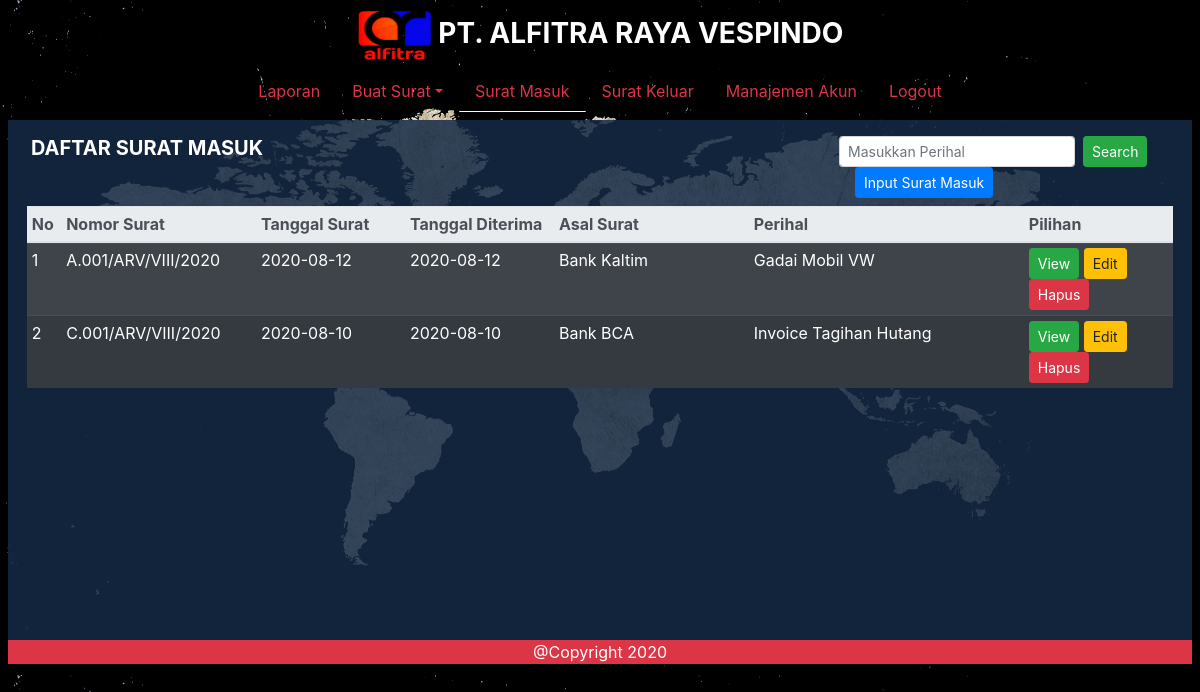
Screenshot of /index.php?menu=SuratMasukAdmin (signed in) with the database file from the repository.
### tables this page shows
CREATE TABLE `surat_masuk` (
  `no_surat` varchar(30) NOT NULL,
  `tgl_surat` date NOT NULL,
  `tgl_diterima` date NOT NULL,
  `perihal` varchar(50) NOT NULL,
  `sifat` varchar(50) NOT NULL,
  `kd_instansi` varchar(50) DEFAULT NULL,
  `file` varchar(50) NOT NULL
);

CREATE TABLE `instansi` (
  `kd_instansi` varchar(50) NOT NULL,
  `nm_instansi` varchar(50) NOT NULL,
  `alamat` varchar(50) NOT NULL,
  `pic` varchar(50) NOT NULL
);

### controller/Antarmuka.php (called while the page is built, shortened)
<?php
include_once "controller/ManajemenSuratMasuk.php";
class Antarmuka{
    public function menuSuratMasukAdmin(){
        include_once "view/MenuSuratMasukAdmin.php";
    }
}
?>

### controller/ManajemenSuratMasuk.php (called while the page is built, shortened)
<?php
include_once "model/SuratMasuk.php";
class ManajemenSuratMasuk{
    public function melihatSuratMasuk($search){
        $sum = new SuratMasuk();
        $data = $sum->queryMelihatSuratMasuk($search);
        include_once "view/DataSuratMasuk.php";
    }
}
?>

### model/KoneksiDb.php (called while the page is built, shortened)
<?php
class KoneksiDb{
    private $host = "localhost";
    private $username = "root";
    private $password = "";
    private $db = "db_surat";
    private function open(){
       return $connect = new mysqli($this->host, $this->username, $this->password, $this->db);
    }
    public function execute($query){
        return $this->open()->query($query);
    }
}
?>

### model/SuratMasuk.php (called while the page is built, shortened)
<?php
include_once "KoneksiDb.php";
class SuratMasuk{
    public function queryMelihatSuratMasuk($search){
        $kdb = new KoneksiDb();
        $query = "SELECT surat_masuk.*, instansi.nm_instansi FROM surat_masuk, instansi
        WHERE surat_masuk.kd_instansi=instansi.kd_instansi AND surat_masuk.perihal LIKE '%$search%' ORDER BY surat_masuk.tgl_diterima DESC";
        return $kdb->execute($query);
    }
}
?>

### view/DataSuratMasuk.php (the view)
<html>
    <table class="table table-dark table-striped table-hover table-sm mb-0">
        <thead class="thead-light text-sm">
            <tr>
                <th width="3%">No</th>
                <th width="17%">Nomor Surat</th>
                <th width="13%">Tanggal Surat</th>
                <th width="13%">Tanggal Diterima</th>
                <th width="17%">Asal Surat</th>
                <th width="24%">Perihal</th>
                <th width="13%">Pilihan</th>
            </tr>
        </thead>
    </table>
    <div class="table-scroll">
        <table class="table table-dark table-striped table-hover table-sm">
            <tbody>
        <?php
            $no = 1;
            foreach($data as $d){
            echo"
                <tr>
                    <td width='3%'>$no</td>
                    <td width='17%'>$d[no_surat]</td>
                    <td width='13%'>$d[tgl_surat]</td>
                    <td width='13%'>$d[tgl_diterima]</td>
                    <td width='17%'>$d[nm_instansi]</td>
                    <td width='24%'>$d[perihal]</td>
                    <td width='13%'>
                        <a href='file/SuratMasuk/$d[file]' target='_blank' class='btn btn-success btn-sm'>View</a>
                        <a href='index.php?menu=FormSuratMasuk&key=$d[no_surat]&form=edit' class='btn btn-warning btn-sm'>Edit</a>
                        <a href='index.php?menu=FormSuratMasuk&key=$d[no_surat]&form=hapus' class='btn btn-danger btn-sm'>Hapus</a>
                    </td>
                </tr>";
                $no++;
            }
        ?>
            </tbody>
        </table>
    </div>
</html>

### index.php (shortened to what this page needs)
<?php
    include "controller/Antarmuka.php";
    $main = new Main();
class Main{
    public function main(){
        $ant = new Antarmuka();
        if(!empty($_COOKIE["user"])){
            if(!empty($_GET)){
                if(!empty($_GET["menu"])){
                    $menu = $_GET["menu"];
                    switch ($menu){
                        case "SuratMasukAdmin":
                            $ant->menuSuratMasukAdmin();
                            break;
                    }
                }
            } else {
                $ant->halamanAdmin();
            }
        } else {
            $ant->halamanLogin();
        }
    }
}
?>

### view/MenuSuratMasukAdmin.php (shortened to what this page needs)
<!DOCTYPE html>
<html lang="en">
<head>
    <link rel="stylesheet" href="css/bootstrap.css">
    <link rel="stylesheet" href="css/style.css">
</head>
<body background="img/bg.png" class="pl-2 pr-2">
    <div class="container-fluid">
        <div class="row mt-2">
            <div class="col-3 col-sm-3 col-md-3 col-lg-3 col-xl-3 header">
            </div>
            <div class="col-6 col-sm-6 col-md-6 col-lg-6 col-xl-6 header text-center">
            <h3 class="text-white font-weight-light text-uppercase font-weight-bold">
                <img src="img/logo.png" width="75px" height="55px" >
                PT. Alfitra Raya Vespindo
            </h3>
            </div>
            <div class="col-3 col-sm-3 col-md-3 col-lg-3 col-xl-3 header">
            </div>
        </div>
        <div class="row">
            <div class="col-1 col-sm-1 col-md-1 col-lg-1 col-xl-1">
            </div>
            <div class="col-10 col-sm-10 col-md-10 col-lg-10 col-xl-10" >
                <nav class="navbar navbar-expand justify-content-center">
                    <ul class="nav nav-pills nav-fill">
                        <li class="nav-item">
                            <a class="a-clr nav-link" href="index.php">Laporan</a>
                        </li>
                        <li class="nav-item dropdown">
                            <a class="nav-link a-clr dropdown-toggle" data-toggle="dropdown" href="#">Buat Surat</a>
                        </li>
                        <li class="nav-item">
                            <a class="a-clr nav-link active" href="index.php?menu=SuratMasukAdmin">Surat Masuk</a>
                        </li>
                        <li class="nav-item">
                            <a class="a-clr nav-link" href="index.php?menu=SuratKeluarAdmin">Surat Keluar</a>
                        </li>
                        <?php
                            if($_COOKIE["level"] == "Super Admin"){
                                echo '
                                <li class="nav-item">
                                    <a class="a-clr nav-link" href="index.php?menu=ManajemenAkun">Manajemen Akun</a>
                                </li>';
                            }
                        ?>
                        <li class="nav-item">
                            <a class="a-clr nav-link" href="index.php?menu=logout">Logout</a>
                        </li>
                    </ul>
                </nav>
            </div>
            <div class="col-1 col-sm-1 col-md-1 col-lg-1 col-xl-1">
            </div>
        </div>
        <div class="row">
            <div class="col-12 col-sm-12 col-md-12 col-lg-12 col-xl-12 konten" >
                <div class="row mt-3 mr-1 ml-1 mb-1">
                    <div class="col-8 col-sm-8 col-md-8 col-lg-8 col-xl-8 pl-1">
                        <h5 class="text-white font-weight-light text-uppercase font-weight-bold">Daftar Surat Masuk</h5>
                    </div>
                    <div class="col-4 col-sm-4 col-md-4 col-lg-4 col-xl-4 pl-5 pr-0">
                        <form action="" method="post" class="form-inline pr-0 mr-0">
                            <input type="text" name="key" class="form-control form-control-sm" placeholder="Masukkan Perihal">
                            <input type="submit" name="search" value="Search" class="btn btn-success btn-sm ml-2">
                            <a href="index.php?menu=FormSuratMasuk&form=input&key" class="btn btn-primary btn-sm ml-3">Input Surat Masuk</a>
                        </form>
                    </div>
                </div>
                <div class="row mt-2 mr-1 ml-1 mb-1">
                <?php
                    if(isset($_POST["key"])){
                        $search = $_POST["key"];
                    } else{
                        $search = "";
                    }
                    $msum = new ManajemenSuratMasuk();
                    $msum->melihatSuratMasuk($search);
                ?>
                </div>
            </div>
        </div>
        <div class="row">
            <div class="col-12 col-sm-12 col-md-12 col-lg-12 col-xl-12 bg-danger text-center">
                <a class="text-white">@Copyright 2020</a>
            </div>
        </div>
    </div>
</body>
</html>

### css/style.css (style rules this page uses)
body { margin: 0; padding: 0; background-size: cover; }
.header { height: 55px; }
.a-clr { color: #dc3545 !important; font-size: 16px; }
.konten { background-color: #162b45da; height: 520px; }
.table-scroll { height: 400px; width: 100%; overflow-y: auto; }

### rows the page displays
surat_masuk: no_surat "A.001/ARV/VIII/2020", tgl_surat "2020-08-12", tgl_diterima "2020-08-12", kd_instansi.nm_instansi "Bank Kaltim", perihal "Gadai Mobil VW"
surat_masuk: no_surat "C.001/ARV/VIII/2020", tgl_surat "2020-08-10", tgl_diterima "2020-08-10", kd_instansi.nm_instansi "Bank BCA", perihal "Invoice Tagihan Hutang"
